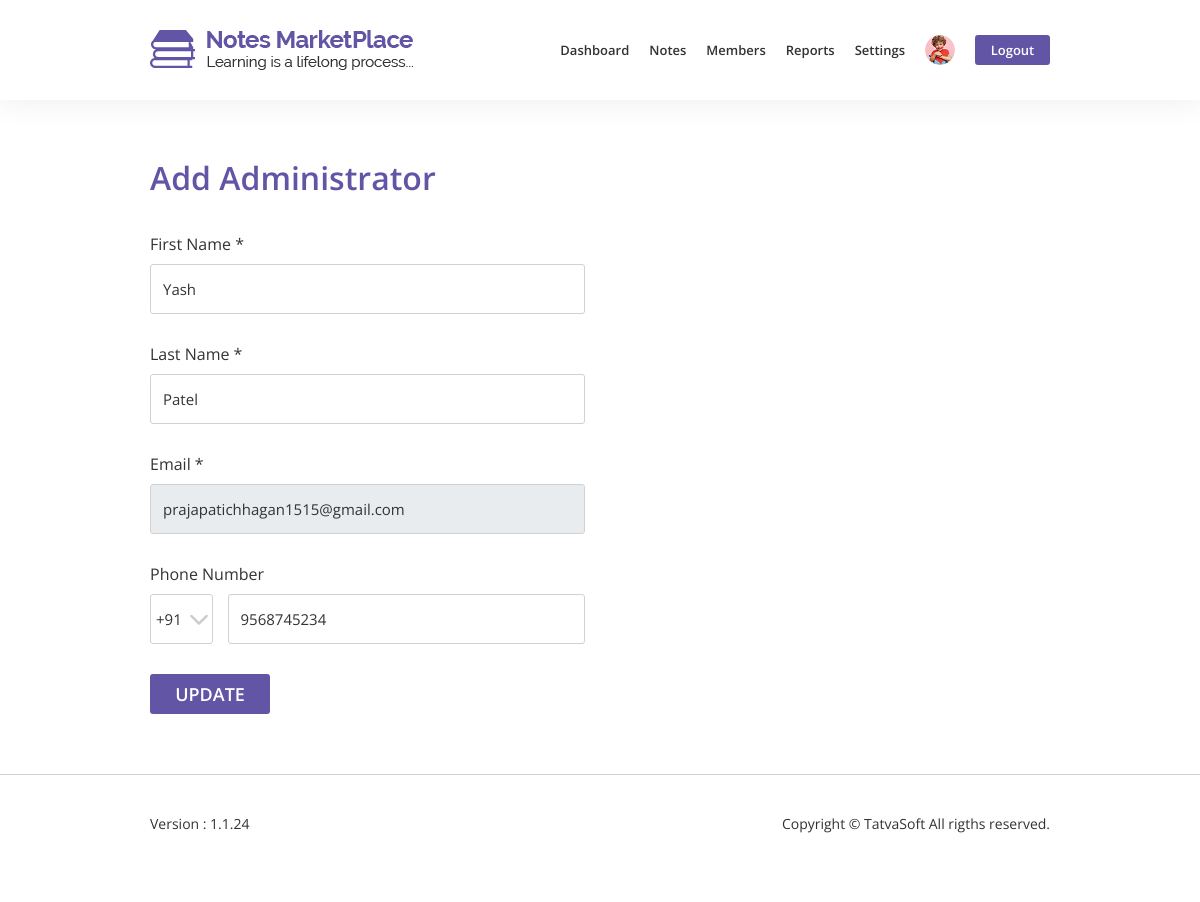
The page /admin/add_admin.php?id=42 (signed in) on the database its author committed.
### tables this page shows
CREATE TABLE `systemtable` (
  `SystemID` int(11) NOT NULL,
  `SupportEmail` varchar(100) NOT NULL,
  `SupportPhone` varchar(100) NOT NULL,
  `SubscriberEmails` varchar(255) DEFAULT NULL,
  `FacebookURL` varchar(100) DEFAULT NULL,
  `TwitterURL` varchar(100) DEFAULT NULL,
  `LinkedinURL` varchar(100) DEFAULT NULL,
  `DefaultProfilePicture` varchar(100) NOT NULL,
  `DefaultDisplayPicture` varchar(100) NOT NULL,
  `CreatedDate` datetime DEFAULT NULL,
  `CreatedBy` int(11) DEFAULT NULL,
  `ModifiedDate` datetime DEFAULT NULL,
  `Modifiedby` int(11) DEFAULT NULL,
  `IsActive` bit(10) NOT NULL DEFAULT b'1'
);

CREATE TABLE `user` (
  `UserID` int(11) NOT NULL,
  `RoleID` int(11) NOT NULL,
  `FirstName` varchar(50) NOT NULL,
  `LastName` varchar(50) NOT NULL,
  `EmailID` varchar(100) NOT NULL,
  `Password` varchar(200) NOT NULL,
  `IsEmailVerified` bit(10) NOT NULL DEFAULT b'0',
  `SecondaryEmailID` varchar(100) DEFAULT NULL,
  `BirthDate` date DEFAULT NULL,
  `Gender` tinyint(1) DEFAULT NULL COMMENT '0-Male 1-Female',
  `PhoneNo` varchar(20) DEFAULT NULL,
  `ProfilePictureFile` varchar(100) DEFAULT NULL,
  `Address1` varchar(100) DEFAULT NULL,
  `Address2` varchar(100) DEFAULT NULL,
  `City` varchar(50) DEFAULT NULL,
  `State` varchar(50) DEFAULT NULL,
  `Zipcode` varchar(50) DEFAULT NULL,
  `CountryID` int(11) DEFAULT NULL,
  `University` varchar(100) DEFAULT NULL,
  `CollegeName` varchar(100) DEFAULT NULL,
  `CreatedDate` datetime DEFAULT NULL,
  `CreatedBy` int(11) DEFAULT NULL,
  `ModifiedDate` datetime DEFAULT NULL,
  `ModifiedBy` int(11) DEFAULT NULL,
  `IsActive` bit(10) NOT NULL DEFAULT b'1'
);

### functions.php (called while the page is built, shortened)
<?php
include 'Database/database.php';
?>
<?php
function ProfileImage($user_id){
    global $connection;
    $query = "SELECT DefaultProfilePicture FROM systemtable WHERE SystemID = 1";
    $profile_query = mysqli_query($connection,$query);
    $row = mysqli_fetch_array($profile_query);
    $default_profile_picture = $row['DefaultProfilePicture'];
    $query = "SELECT ProfilePictureFile FROM user WHERE UserID = $user_id";
    $profile_picture_query = mysqli_query($connection, $query);
    $row = mysqli_fetch_array($profile_picture_query);
    $profile_image = $row['ProfilePictureFile'];
    if(!empty($profile_image)){
        $profile_image = "../images/uploads/profile_picture/$profile_image";
    }
    else{
        $profile_image = "../images/uploads/profile_picture/$default_profile_picture";
    }
    return $profile_image;
}
?>

### admin/add_admin.php (the view, shortened to what this page needs)
<?php
    include '../Database/database.php';
    include '../functions.php';
    $user_id = $_SESSION['admin_id'];
    $profile_image_nav = ProfileImage($user_id);
    if(isset($_GET['id'])){
        $admin_id = $_GET['id'];
    }
    if(isset($_POST['submit-btn'])){
        $fname = mysqli_real_escape_string($connection,$_POST['fname']);
        $lname = mysqli_real_escape_string($connection,$_POST['lname']);
        $email = mysqli_real_escape_string($connection,$_POST['email']);
        $country_code = mysqli_real_escape_string($connection,$_POST['country_code']);
        $phone = mysqli_real_escape_string($connection,$_POST['phone']);
        $date = date('YmdHis');
        if(!empty($_POST['admin_id'])){
            $admin_id = $_POST['admin_id'];
            $query = "UPDATE user SET FirstName='{$fname}', LastName='{$lname}', EmailID='{$email}',PhoneNo='{$country_code} {$phone}',ModifiedBy='{$user_id}', ModifiedDate='{$date}' WHERE UserID = $admin_id";
            $update_user_query = mysqli_query($connection, $query);
            confirmQuery($update_user_query);
            header("Location:manage_admin.php");
        }
        else{
            $phone_no = $country_code.' '.$phone;
            $data_password = '1234567890ABCDEFGHIJKLMNOPQRSTUVWXYZabcefghijklmnopqrstuvwxyz@!';
            $password = substr(str_shuffle($data_password), 0, 8);
            $password_hash = md5($password);
            $query = "INSERT INTO user (RoleID, Firstname, Lastname, EmailID, Password, PhoneNo, IsEmailVerified, CreatedDate, CreatedBy) VALUES(2,'{$fname}','{$lname}','{$email}','{$password_hash}','{$phone_no}',1,'{$date}','{$user_id}')";
            $add_admin_query = mysqli_query($connection,$query);
            confirmQuery($add_admin_query);
            $email_subject = 'Temporary Password has been created for your new admin account';
            $email_body = '<!DOCTYPE html>
            <html lang="en">
                <head>
                    <link href="https://fonts.googleapis.com/css2?family=Open+Sans:wght@300;400;600;700&display=swap" rel="stylesheet">
                </head>
                <body>
                    <table style="width: 600px; padding: 30px;">
                        <tr>
                            <td><img src="../images/front/logo.png"></td>
                        </tr>
                        <tr>
                            <td style="font-size: 18px; line-height: 22px; font-weight: 600; color: #333333; font-family: "Open Sans",sans-serif; padding-top: 20px; padding-bottom: 20px;">Hello '.$fname.',</td>
                        </tr>
                        <tr>
                            <td style="font-size: 16px; line-height: 20px; font-weight: 400; color: #333333; font-family: "Open Sans",sans-serif; padding-bottom: 20px;">We have generated a password for your new account<br>Password: '.$password.'</td>
                        </tr>
                        <tr>
                            <td style="font-size: 16px; line-height: 20px; font-weight: 400; color: #333333; font-family: "Open Sans",sans-serif; padding-bottom: 20px;">Regards,<br>Notes Marketplace</td>
                        </tr>
                    </table>
                </body>
            </html>';
            SendMail($email,$email_subject,$email_body);
            header("Location:manage_admin.php");
        }
    }
    else if(isset($_GET['id'])){
        $query = "SELECT * FROM user WHERE UserID = $admin_id";
        $admin_data_query = mysqli_query($connection,$query);
        $row = mysqli_fetch_array($admin_data_query);
        $fname = $row['FirstName'];
        $lname = $row['LastName'];
        $email = $row['EmailID'];
        $phone = explode(' ',$row['PhoneNo']);
        $country_code = $phone[0];
        $phone = $phone[1];
    }
    else{}
?>
<!DOCTYPE html>
<html lang="en">
    <head>
        <link rel="stylesheet" href="../css/bootstrap/bootstrap.min.css">
        <link rel="stylesheet" href="../css/admin-style.css">
         <link rel="stylesheet" href="../css/admin-responsive.css">
    </head>
    <body>
        <nav class="navbar fixed-top navbar-expand-lg box">
            <div class="container-fluid">
                <a class="navbar-brand" href="dashboard_admin.php">
                    <img src="../images/home/logo.png" alt="NotesMarketPlace logo">
                </a>
                <div class="collapse navbar-collapse" id="navbarTogglerDemo01">
                    <ul class="navbar-nav ml-auto">
                        <li><a href="dashboard_admin.php">Dashboard</a></li>
                        <li class="dropdown">
                            <a href="#" style="border: none;" class="dropdown-toggle" id="profile-dropdown" data-toggle="dropdown" aria-haspopup="true" aria-expanded="false">Notes</a>
                        </li>
                        <li><a href="members.php">Members</a></li>
                        <li class="dropdown">
                            <a href="#" style="border: none;" class="dropdown-toggle" id="profile-dropdown" data-toggle="dropdown" aria-haspopup="true" aria-expanded="false">Reports</a>
                        </li>
                        <li class="dropdown">
                            <a href="#" style="border: none;" class="dropdown-toggle" id="profile-dropdown" data-toggle="dropdown" aria-haspopup="true" aria-expanded="false">Settings</a>
                        </li>
                        <li class="dropdown">
                                <a href="#" style="border: none;" class="dropdown-toggle" id="profile-dropdown" data-toggle="dropdown" aria-haspopup="true" aria-expanded="false"><img src=<?php echo $profile_image_nav;?> alt="progile image"></a>
                        </li>
                        <li style="padding-right:0;"><a href="../logout.php" style="border: none;"><button>Logout</button></a></li>
                    </ul>
                </div>
            </div>
        </nav>
        <form action="add_admin.php" method="post" id="form" class="box">
            <div class="form-details">
                <div class="container-fluid">
                    <div class="row">
                        <div class="col-lg-6 col-md-9">
                            <div class="row">
                                <div class="col-md-12">
                                    <h2>Add Administrator</h2>
                                </div>
                            </div>
                            <div class="row">
                                <div class="col-md-12">
                                    <div class="form-group">
                                        <label>First Name *</label>
                                        <input type="text" class="form-control Isnumber" name="fname" id="fname" placeholder="Enter your first name" value="<?php echo isset($fname) ? $fname : '' ?>" required>
                                    </div>
                                </div>
                                <div class="col-md-12">
                                    <div class="form-group">
                                        <label>Last Name *</label>
                                        <input type="text" class="form-control Isnumber" name="lname" id="lname" placeholder="Enter your last name" value="<?php echo isset($lname) ? $lname : '' ?>" required>
                                    </div>
                                </div>
                                <div class="col-md-12">
                                    <div class="form-group">
                                        <label>Email *</label>
                                        <input type="email" class="form-control" id="email" placeholder="Enter email address" name="email" value="<?php echo isset($email) ? $email : ''; ?>" <?php echo isset($admin_id)?'readonly':'';?> required>
                                    </div>
                                </div>
                                <?php
                                $query = "SELECT * FROM countrytable WHERE IsActive=1";
                                $country_code_query = mysqli_query($connection, $query);
                                ?>
                                <div class="col-md-12">
                                    <div class="form-group">
                                        <label>Phone Number</label>
                                        <div class="row">
                                            <div class="col-xl-2 col-md-3 col-3" id="phone-number">
                                                <select class="form-control" name="country_code" required>
                                                <?php
                                                while($row = mysqli_fetch_array($country_code_query)){
                                                    if($country_code == $row['CountryCode']){
                                                        echo "<option selected>{$row['CountryCode']}</option>";
                                                    }
                                                    else{
                                                        echo "<option>{$row['CountryCode']}</option>";
                                                    }
                                                }
                                                ?>
                                                </select>
                                            </div>
                                            <div class="col-xl-10 col-md-9 col-9">
                                            <input type="text" class="form-control" name="phone" id="phone" placeholder="Enter phone number" value="<?php echo isset($phone) ? $phone : '' ?>" required>
                                            </div>
                                        </div>
                                    </div>
                                </div>
                            </div>
                        </div>
                    </div>
                </div>
                <button type="submit" name="submit-btn"><?php echo isset($admin_id)?'Update':'Submit'?></button>
            </div>
        </form>
        <footer class="box">
            <div class="container-fluid">
                <div class="row">
                    <div class="col-md-6 col-4 pr-0">
                        <p>Version : 1.1.24</p>
                    </div>
                    <div class="col-md-6 col-8 text-right pl-0">
                        <p>Copyright &copy; TatvaSoft All rigths reserved.</p>
                    </div>
                </div>
            </div>
        </footer>
    </body>
</html>

### css/admin-style.css (style rules this page uses)
html, body { height: 100%; }
body { color: #333333; font-family: "Open Sans",sans-serif; }
h1, h2, h3, h4, h5, h6 { font-family: "Open Sans", sans-serif; }
.box { padding: 0 12.5%; }
.box .container-fluid { padding-left: 0; padding-right: 0; }
.navbar { height: 100px; background: #fff; -webkit-box-shadow: 0 0 30px 0 rgba(0, 0, 0, 0.08); box-shadow: 0 0 30px 0 rgba(0, 0, 0, 0.08); z-index: 2; -webkit-transition: all 300ms linear; transition: all 300ms linear; }
ul.navbar-nav > li { display: flex; align-items: center; padding: 0 16px; }
ul.navbar-nav > li > a { font-size: 16px; font-weight: 600; line-height: 20px; text-decoration: none; color: #333333; transition: all 50ms linear; padding: 7px 0; }
ul.navbar-nav > li > a > button { background-color: #6255a5; width: 89px; height: 40px; border-radius: 3px; color: #ffffff; line-height: 22px; font-weight: 600; border: none; }
ul.navbar-nav > li > a > img { height: 40px; width: 40px; border-radius: 50%; }
.dropdown-toggle::after { content: none; }
.form-control { border: 1px solid #d1d1d1; height: 50px; border-radius: 3px; font-family: "Open Sans",sans-serif; font-size: 15px; line-height: 20px; color: #8a8a8a; }
footer { border-top: 1px solid #d1d1d1; height: 100px; }
footer p { font-family: "Open Sans",sans-serif; font-size: 14px; font-weight: 400; line-height: 18px; color: #333333; margin: 40px 0; }
.form-details { margin-top: 160px; }
.form-details h2 { font-size: 34px; font-weight: 600; line-height: 38px; color: #6255a5; }
.form-details label { font-family: "Open Sans",sans-serif; font-size: 16px; font-weight: 400; line-height: 20px; margin-bottom: 10px; margin-top: 30px; }
.form-details .form-group { margin-bottom: 0; }
.form-details .form-control { border: 1px solid #d1d1d1; height: 50px; border-radius: 3px; font-family: "Open Sans",sans-serif; font-size: 15px; line-height: 20px; color: #333333; }
.form-details button { background-color: #6255a5; width: 120px; height: 40px; border-radius: 3px; color: #fff; font-family: "Open Sans",sans-serif; font-size: 18px; font-weight: 600; line-height: 22px; margin-bottom: 60px; margin-top: 30px; border: none; text-transform: uppercase; margin-right: 20px; }
.form-details select { -moz-appearance:none; -webkit-appearance:none; appearance:none; }

### css/admin-responsive.css (style rules this page uses)
@media (min-width: 1200px) and (max-width: 1439px) { ul.navbar-nav > li { padding: 0 10px; } }
@media (min-width: 1200px) and (max-width: 1439px) { ul.navbar-nav > li > a { font-size: 13px; line-height: 16px; } }
@media (min-width: 1200px) and (max-width: 1439px) { ul.navbar-nav > li > a > button { width: 75px; height: 30px; } }
@media (min-width: 1200px) and (max-width: 1439px) { ul.navbar-nav > li > a > img { height: 30px; width: 30px; } }
@media (min-width: 1200px) and (max-width: 1439px) { #dashboard-admin h2, .admin-table h3, .form-details h2, #member-details h2 { font-size: 32px; line-height: 36px; } }
@media (min-width: 1200px) and (max-width: 1439px) { #phone-number { padding-right: 0; } }
@media (min-width: 1200px) and (max-width: 1439px) { #phone-number .form-control { padding: 5px; } }

### rows shown on the page
systemtable: DefaultProfilePicture (picture)
user: fname "Yash", lname "Patel", email "prajapatichhagan1515@gmail.com", phone "9568745234"

### other values the page prints
form field country_code "+91"
